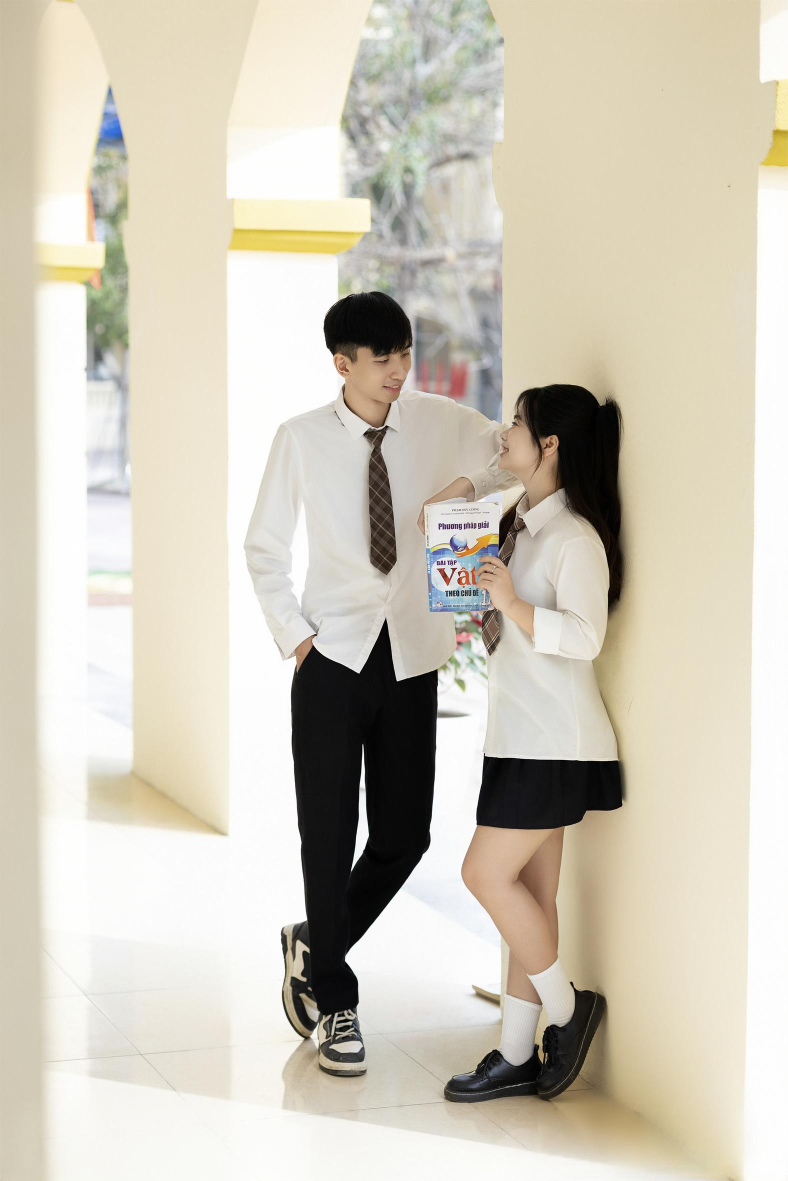
#> input picture AbumAnhCuoi_Compress/1.JPG, 1575 x 2362 px (shown at 1/2 size); its folder holds 4 pictures in this run
$ python scale.py
#> lines starting #> are read from the running program, lines starting #| are printed output that depends on the picture
from PIL import Image
from pathlib import Path

scale = 0.5  # tỉ lệ giảm (0.5 = còn 50%)

for img_path in Path(".").glob("*"):
    if img_path.suffix.lower() in [".jpg", ".jpeg", ".png", ".webp"]:
        img = Image.open(img_path)
#> img is the input picture: PIL image 1575x2362 RGB; mean R, G, B 208.6, 202.5, 187.8

        new_size = (
            int(img.width * scale),
            int(img.height * scale)
        )
#> new_size = (787, 1181)

        img_resized = img.resize(new_size, Image.LANCZOS)
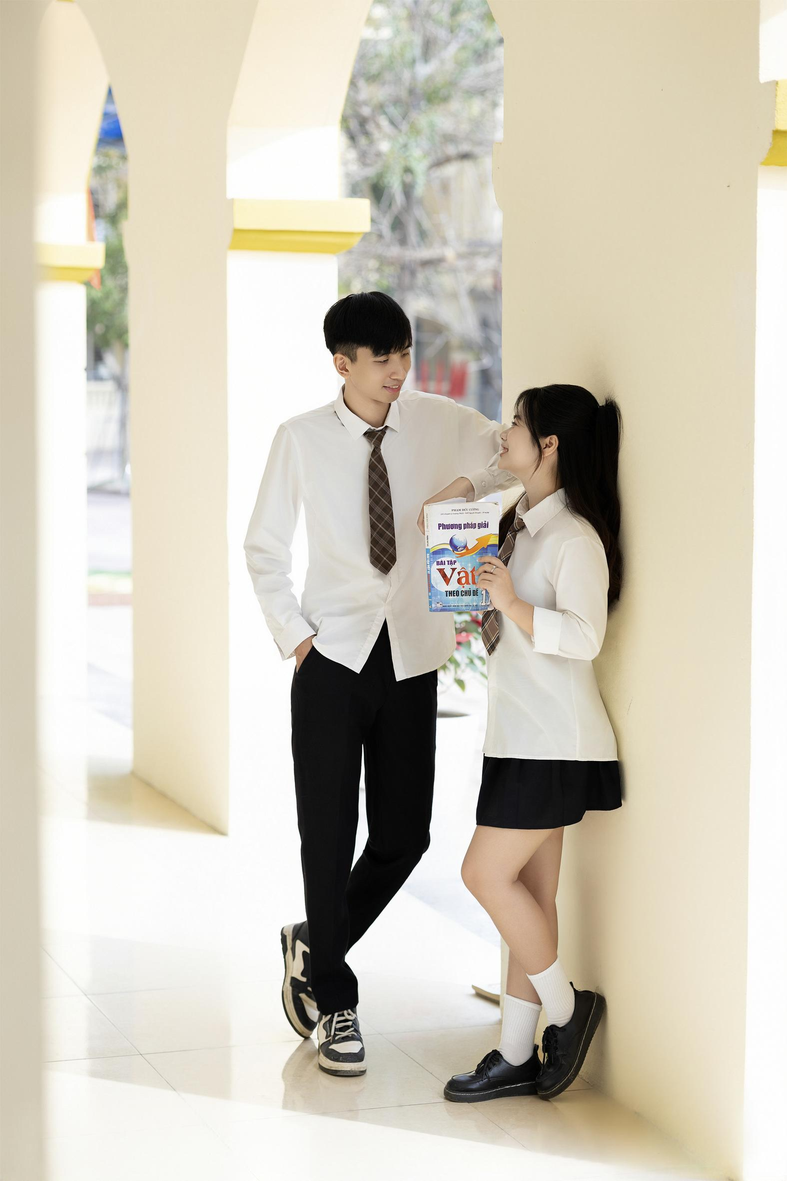
#> img_resized: PIL image 787x1181 RGB; mean R, G, B 208.6, 202.5, 187.8
        img_resized.save(img_path)

        print(f"Resized: {img_path} -> {new_size}")
#| Resized: 1.JPG -> (787, 1181)
